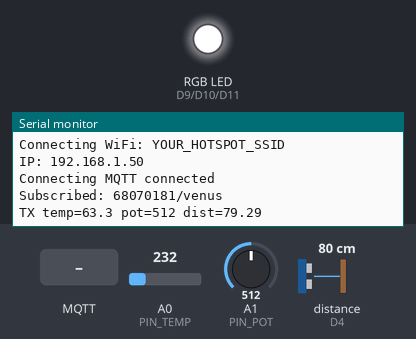
This sketch was run on a simulated Arduino Uno R4 WiFi. Parts: an RGB LED mixed from three pins (HIGH = lit), the last lines printed to the serial monitor. Wiring (inferred from the names in the program): ultrasonic range finder: trigger D2; echo D4. The test bench sets the inputs (shaded band); at power-on: A0 (PIN_TEMP) = 232, A1 (PIN_POT) = 512, distance to the obstacle (sensor on D4) 80 cm. The echo pulse lasts 58.3 µs per cm; WiFi joins after 1.5 s; servers stay silent unless stated; no MQTT or app messages arrive unless stated; pins used as bus, display or sensor lines are not drawn.

Above: at 7.7 s.
7.8 s: MQTT message "0" arrives on the first subscribed topic
At 8.2 s:
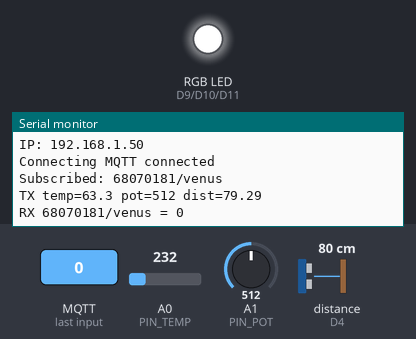
9.3 s: MQTT message "on" arrives on the first subscribed topic
At 10.3 s:
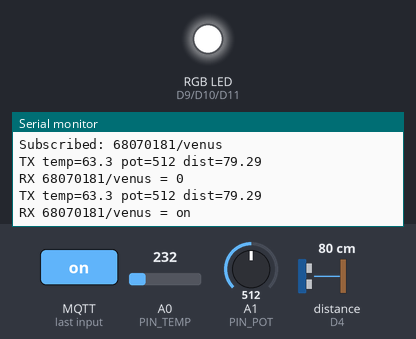
10.8 s: MQTT message "off" arrives on the first subscribed topic
At 11.7 s:
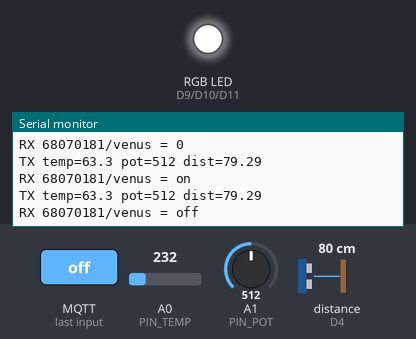

The sketch:

phycom_mqtt_quiz.ino
```cpp
/*
  PHYCOM QUIZ - Arduino UNO R4 WiFi + MQTT   (student 68070181)
  Libraries: WiFiS3 (built in), MQTT by Joel Gaehwiler (MQTTClient.h)

  ===================== CHEAT SHEET (แก้ตอนสอบ) =====================
  โจทย์เปลี่ยน topic / รหัสนักศึกษา   -> แก้ STUDENT_ID หรือ TOPIC_xxx
  โจทย์เปลี่ยนช่วงอุณหภูมิ / สี        -> แก้ RED_MIN, BLUE_MIN, GREEN_MIN, TEMP_MAX
                                          และสีใน updateLed() (setLed(R,G,B) 1 = ติด)
  โจทย์เปลี่ยนระยะ 20 cm               -> แก้ DIST_LIMIT_CM
  อยากส่ง off อย่างเดียว (ไม่ส่งเลข)    -> SEND_NUMBER_WITH_OFF = 0
  โจทย์เปลี่ยนความถี่การส่ง            -> แก้ PUBLISH_INTERVAL (ms)
  ขาไม่ตรงกับที่ต่อจริง                -> แก้ PIN_xxx ด้านล่าง
  ต่อ broker ไม่ติด                    -> ลอง MQTT_PORT 1883 / เปิด USE_TLS
  ClientID ต้องไม่ซ้ำกับของเว็บ (client_xxxx) ไม่งั้นโดนเตะหลุด
  LED เป็น Common Anode: ขา common ต่อ 5V, LOW = ติด, HIGH = ดับ
  ===================================================================
*/

#include <WiFiS3.h>
#include <MQTTClient.h>

// ---------- WiFi (hotspot) ----------
const char WIFI_SSID[]     = "YOUR_HOTSPOT_SSID";      // <-- แก้
const char WIFI_PASSWORD[] = "YOUR_HOTSPOT_PASSWORD";  // <-- แก้

// ---------- MQTT (ตามที่เว็บสอบให้) ----------
const char MQTT_HOST[]      = "phycom.it.kmitl.ac.th";
const int  MQTT_PORT        = 8884;                    // ถ้าต่อไม่ติดลอง 1883
const char MQTT_CLIENT_ID[] = "arduino_68070181";      // ห้ามซ้ำกับ client_xxxx บนเว็บ
const char MQTT_USERNAME[]  = "";
const char MQTT_PASSWORD[]  = "";

// #define USE_TLS   // เอา // ออกถ้า broker ต้องใช้ TLS

// ---------- Topics ----------
#define STUDENT_ID  "68070181"
#define TOPIC_TEMP  STUDENT_ID "/temp"
#define TOPIC_LIGHT STUDENT_ID "/light"
#define TOPIC_DIST  STUDENT_ID "/food"
#define TOPIC_VENUS STUDENT_ID "/venus"

// ---------- Pins (ปรับให้ตรงกับที่ต่อจริง) ----------
#define PIN_TEMP A0     // TMP36
#define PIN_POT  A1     // ตัวต้านทานปรับค่าได้ (ใน lab เดิมใช้ A0)
#define PIN_TRIG 2      // HC-SR04 Trig (ตาม lab)
#define PIN_ECHO 4      // HC-SR04 Echo (ตาม lab)
#define PIN_R    9      // RGB LED (Common Anode)
#define PIN_G    10
#define PIN_B    11

// ---------- Settings ----------
const unsigned long PUBLISH_INTERVAL = 2000;  // ms
#define DIST_LIMIT_CM 20
#define SEND_NUMBER_WITH_OFF 1   // 1 = ส่งเลขทุกรอบ และส่ง "off" เพิ่มเมื่อ > 20 cm
                                 // 0 = ระยะ > 20 ส่ง "off" อย่างเดียว, ระยะ <= 20 ส่งเลข

// ช่วงอุณหภูมิ -> สี (Subscribe)
const float TEMP_MAX  = 50;   // เกินนี้ = ดับ
const float RED_MIN   = 36;   // 36 - 50  -> แดง
const float BLUE_MIN  = 26;   // 26 - 35  -> ฟ้า(น้ำเงิน)
const float GREEN_MIN = 10;   // 10 - 25  -> เขียว   (ต่ำกว่า 10 = ดับ)

#ifdef USE_TLS
WiFiSSLClient network;
#else
WiFiClient network;
#endif
MQTTClient mqtt = MQTTClient(256);

unsigned long lastPublishTime = 0;

// ---------- LED (Common Anode: LOW = ติด) ----------
void setLed(bool r, bool g, bool b) {
  digitalWrite(PIN_R, r ? LOW : HIGH);
  digitalWrite(PIN_G, g ? LOW : HIGH);
  digitalWrite(PIN_B, b ? LOW : HIGH);
}

void updateLed(float t) {
  if (t > TEMP_MAX)        setLed(0, 0, 0);   // เกินช่วง -> ดับ
  else if (t >= RED_MIN)   setLed(1, 0, 0);   // แดง
  else if (t >= BLUE_MIN)  setLed(0, 0, 1);   // ฟ้า
  else if (t >= GREEN_MIN) setLed(0, 1, 0);   // เขียว
  else                     setLed(0, 0, 0);   // ต่ำกว่าช่วง -> ดับ
}

// ---------- Sensors ----------
float readTempC() {
  int raw = analogRead(PIN_TEMP);
  float voltage = raw * 5.0 / 1024.0;
  return (voltage - 0.5) * 100.0;             // TMP36
}

int readPot() {
  return analogRead(PIN_POT);                 // 0-1023
}

float readDistanceCm() {
  digitalWrite(PIN_TRIG, LOW);
  delayMicroseconds(2);
  digitalWrite(PIN_TRIG, HIGH);
  delayMicroseconds(10);
  digitalWrite(PIN_TRIG, LOW);
  long pulse = pulseIn(PIN_ECHO, HIGH, 30000);  // timeout 30 ms
  if (pulse == 0) return 999;                   // ไม่มี echo = ไกลมาก
  return pulse * 0.034 / 2;
}

// ---------- WiFi / MQTT ----------
void connectWiFi() {
  int status = WL_IDLE_STATUS;
  while (status != WL_CONNECTED) {
    Serial.print("Connecting WiFi: ");
    Serial.println(WIFI_SSID);
    status = WiFi.begin(WIFI_SSID, WIFI_PASSWORD);
    delay(5000);
  }
  Serial.print("IP: ");
  Serial.println(WiFi.localIP());
}

void connectMQTT() {
  mqtt.begin(MQTT_HOST, MQTT_PORT, network);
  mqtt.onMessage(messageReceived);

  Serial.print("Connecting MQTT");
  while (!mqtt.connect(MQTT_CLIENT_ID, MQTT_USERNAME, MQTT_PASSWORD)) {
    Serial.print(".");
    delay(500);
  }
  Serial.println(" connected");

  if (mqtt.subscribe(TOPIC_VENUS)) {
    Serial.println("Subscribed: " TOPIC_VENUS);
  } else {
    Serial.println("Subscribe FAILED");
  }
}

void messageReceived(String &topic, String &payload) {
  Serial.println("RX " + topic + " = " + payload);
  if (topic == TOPIC_VENUS) {
    updateLed(payload.toFloat());
  }
}

// ---------- Publish ----------
void publishAll() {
  // 1) อุณหภูมิ
  float t = readTempC();
  mqtt.publish(TOPIC_TEMP, String(t, 1));

  // 2) ตัวต้านทานปรับค่าได้ (0-1023)
  int pot = readPot();
  mqtt.publish(TOPIC_LIGHT, String(pot));

  // 3) Ultrasonic (cm)
  float d = readDistanceCm();
#if SEND_NUMBER_WITH_OFF
  mqtt.publish(TOPIC_DIST, String((int)d));
  if (d > DIST_LIMIT_CM) mqtt.publish(TOPIC_DIST, "off");
#else
  if (d > DIST_LIMIT_CM) mqtt.publish(TOPIC_DIST, "off");
  else                   mqtt.publish(TOPIC_DIST, String((int)d));
#endif

  Serial.print("TX temp=");  Serial.print(t, 1);
  Serial.print(" pot=");     Serial.print(pot);
  Serial.print(" dist=");    Serial.println(d);
}

// ---------- Arduino ----------
void setup() {
  Serial.begin(9600);

  pinMode(PIN_TRIG, OUTPUT);
  pinMode(PIN_ECHO, INPUT);
  pinMode(PIN_R, OUTPUT);
  pinMode(PIN_G, OUTPUT);
  pinMode(PIN_B, OUTPUT);
  setLed(0, 0, 0);

  connectWiFi();
  connectMQTT();
}

void loop() {
  mqtt.loop();

  if (!mqtt.connected()) {
    connectMQTT();
  }

  if (millis() - lastPublishTime > PUBLISH_INTERVAL) {
    publishAll();
    lastPublishTime = millis();
  }
}
```

Measured:
- after the input at 7.8 s, the serial monitor: prints a new line at once (image 1)
- after the input at 9.3 s, the serial monitor: prints a new line at once (image 2)
- after the input at 10.8 s, the serial monitor: prints a new line at once (image 3)
